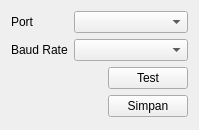
<?xml version="1.0" encoding="UTF-8"?>
<ui version="4.0">
 <class>ConfigureSerialPosDialog</class>
 <widget class="QDialog" name="ConfigureSerialPosDialog">
  <property name="geometry">
   <rect>
    <x>0</x>
    <y>0</y>
    <width>199</width>
    <height>130</height>
   </rect>
  </property>
  <property name="windowTitle">
   <string>Atur Printer Serial</string>
  </property>
  <layout class="QVBoxLayout" name="verticalLayout">
   <item>
    <layout class="QGridLayout" name="gridLayout" columnstretch="0,1">
     <item row="0" column="0">
      <widget class="QLabel" name="label">
       <property name="text">
        <string>Port</string>
       </property>
      </widget>
     </item>
     <item row="0" column="1">
      <widget class="QComboBox" name="portNameBox"/>
     </item>
     <item row="1" column="0">
      <widget class="QLabel" name="label_2">
       <property name="text">
        <string>Baud Rate</string>
       </property>
      </widget>
     </item>
     <item row="1" column="1">
      <widget class="QComboBox" name="baudRateBox"/>
     </item>
     <item row="2" column="0" colspan="2" alignment="Qt::AlignmentFlag::AlignRight">
      <widget class="QPushButton" name="testButton">
       <property name="text">
        <string>Test</string>
       </property>
       <property name="autoDefault">
        <bool>false</bool>
       </property>
      </widget>
     </item>
    </layout>
   </item>
   <item alignment="Qt::AlignmentFlag::AlignRight">
    <widget class="QPushButton" name="simpanButton">
     <property name="text">
      <string>Simpan</string>
     </property>
     <property name="autoDefault">
      <bool>false</bool>
     </property>
    </widget>
   </item>
  </layout>
 </widget>
 <resources/>
 <connections/>
</ui>
